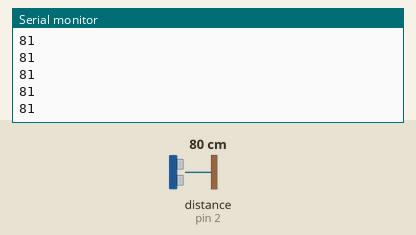
Recording of a sketch running on a simulated Arduino Uno, built with avr-gcc and run on an emulated ATmega328P. Parts: the last lines printed to the serial monitor. The test bench sets the inputs (shaded band); at power-on: distance to the obstacle (sensor on pin 2) 80 cm. The echo pulse lasts 58.3 µs per cm.

Above: at 1.2 s.
1.3 s: distance to the obstacle (sensor on pin 2) set to 2 cm
At 1.4 s:
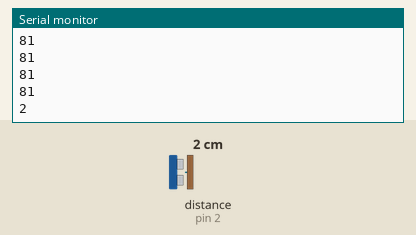
2.8 s: distance to the obstacle (sensor on pin 2) set to 4 cm
At 2.82 s:
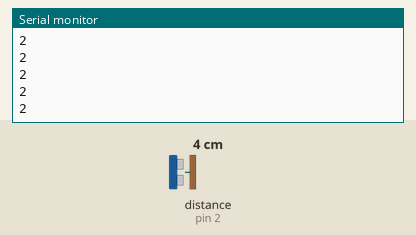
Timing chart, 0 to 5.8 s (numbered marks = the images above; inputs shaded):
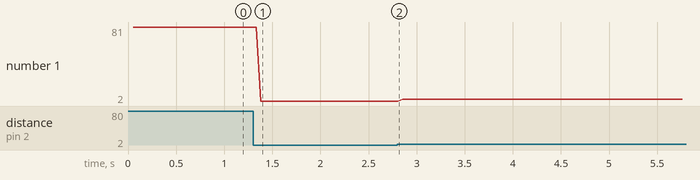

The sketch:

sensor_test.ino
```cpp
#include <NewPing.h>
int trigger = 5;
int echo = 2;
int range;
NewPing sonar(trigger, echo, 200);

void setup() {
  Serial.begin(9600);
}

void loop() {
  range = sonar.ping_cm();
  delay(50);
  Serial.println(range);
}
```

Measured:
- after the input at 1.3 s, the serial monitor: prints a new line after 0.08 s (image 1)
- plotted number 1: 81 → 2 after the input at 1.3 s, 2 → 4 after the input at 2.8 s
